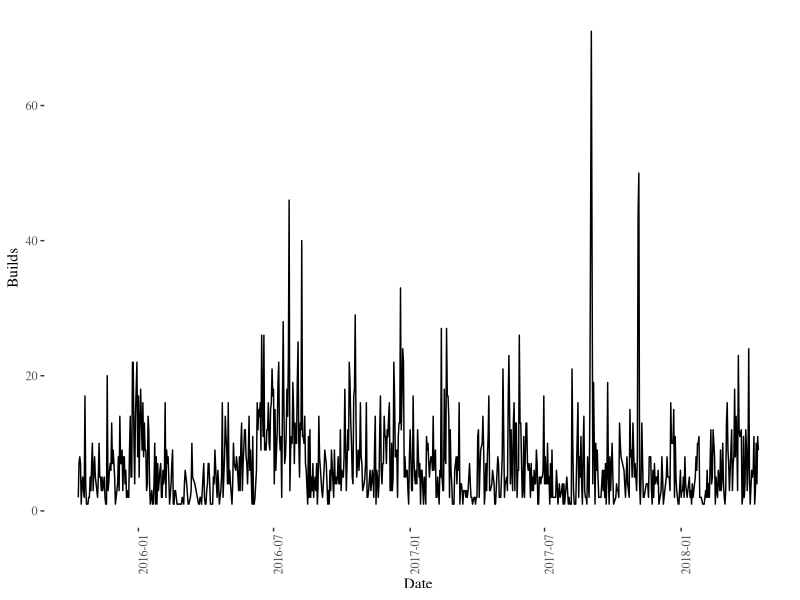

This figure's R source:
library(ggplot2)
library(ggthemes)
library(lubridate)
library(dplyr)
builds <- read.csv("../data/builds-travis.csv")
builds.date <- setNames( data.frame(table(as.Date(builds$Date, "%Y-%m-%d"))),c("Date","Builds"))
builds.day <- aggregate(builds.date["Builds"],by=builds.date["Date"],sum)
builds.day$Date <- as.Date(builds.day$Date)
ggplot(builds.day,aes(x=Date,y=Builds,group=1))+geom_line()+ theme_tufte()+ theme(axis.text.x = element_text(angle = 90, hjust = 1))
builds.month <-  builds.day %>% group_by(month=floor_date(Date, "month")) %>% summarize(amount=sum(Builds))
